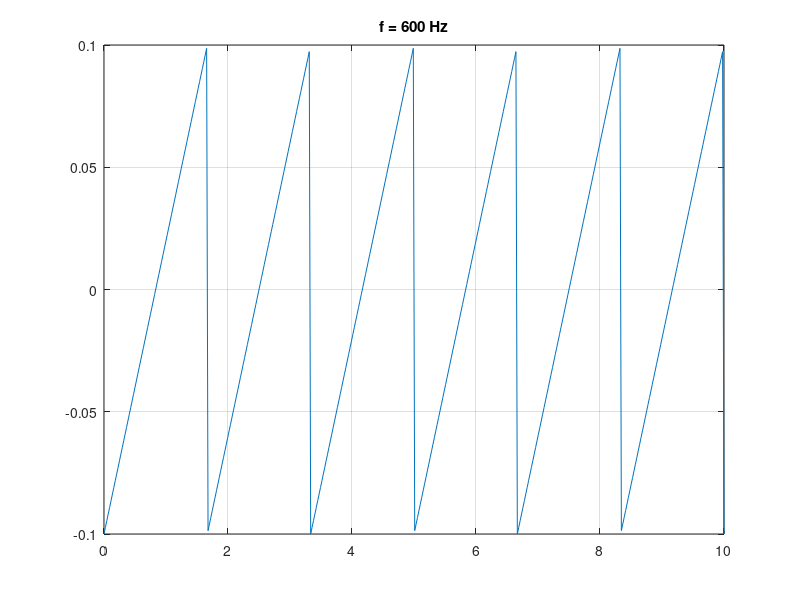

Write MATLAB code to recreate this figure. (Note: this script raises an error after producing the figure.)
clear;
load('vars.mat');

A=0.1;
f=600;
T=1/f;
fname='saw600.wav';

y=A*(-2*abs(mod(t,T)/T-1)+1);

plot(tds,y);
xlim([0,10]);
ylim([-0.1,0.1]);
title(['f = ', num2str(f), ' Hz']);
grid on;

play_and_save(fs,y,fname);